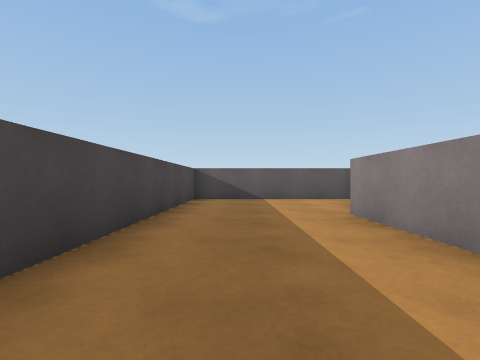
view 1 (above)

18 first-person views from a walk through a Unity game level. The camera is 0.62 m above the floor, looks level and sees 85° across. The floor is counted in squares, 1 m on a side. Each view is taken from the middle of a square. On the plan, view 1 faces up. The plan holds only what a view shows up to about 9 squares ahead; the rest is blank.

view 2
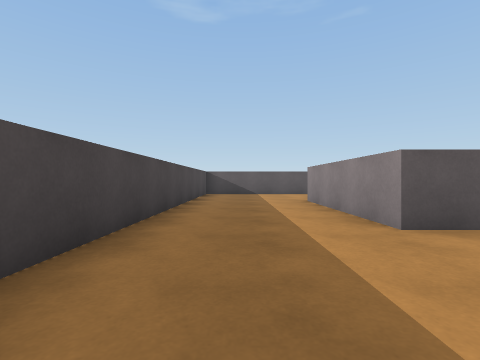

view 3
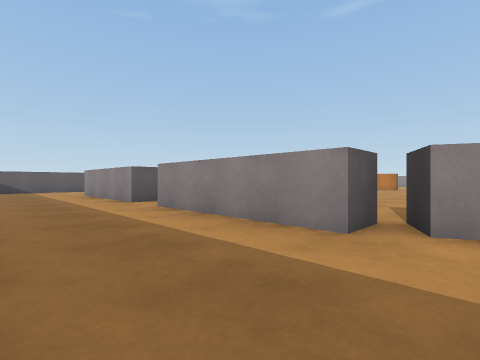

view 4
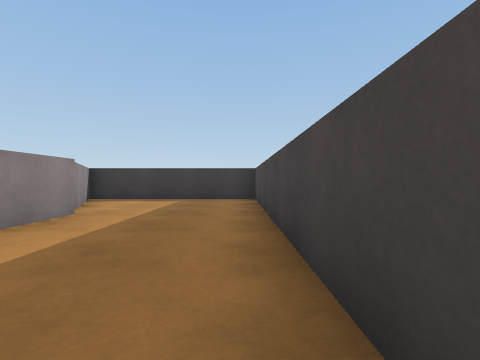

view 5
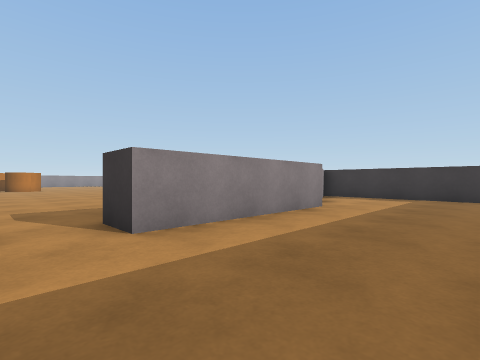

view 6
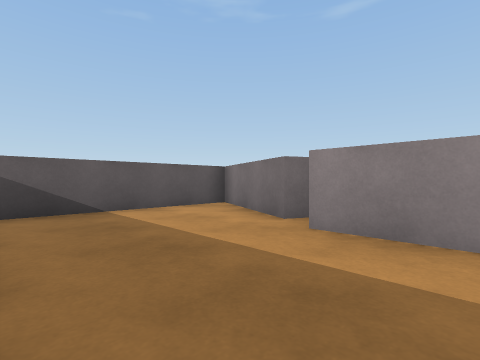

view 7
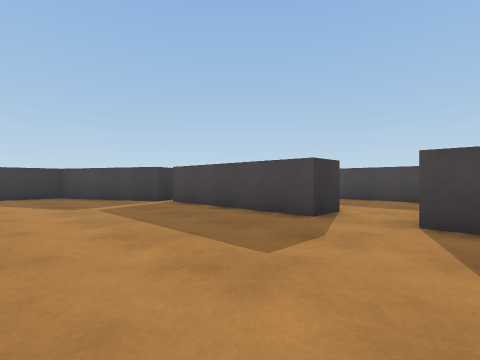

view 8
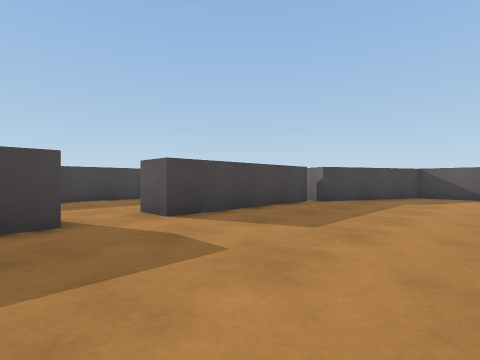

view 9
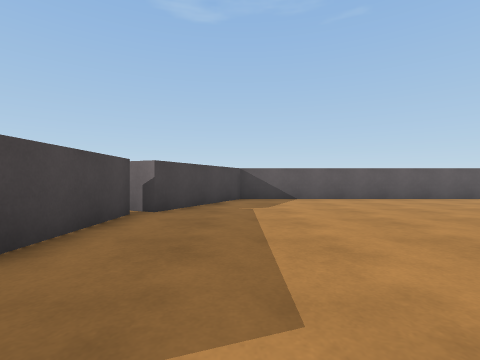

view 10
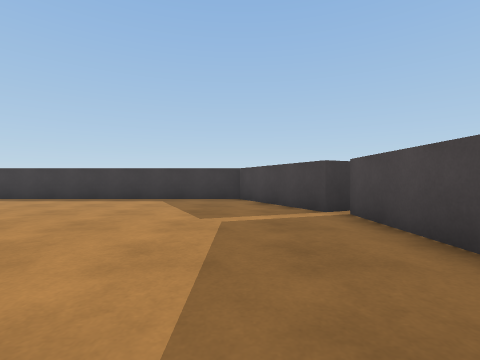

view 11
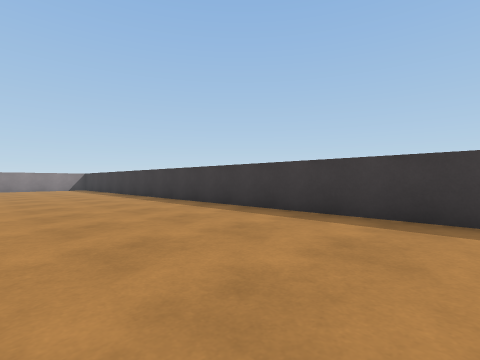

view 12
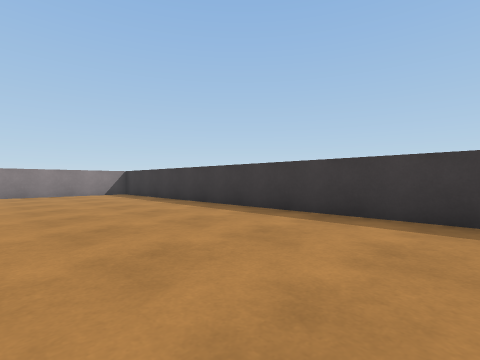

view 13
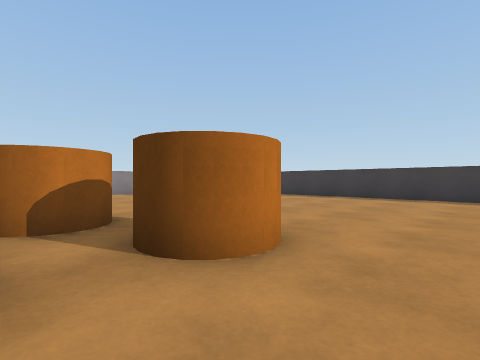

view 14
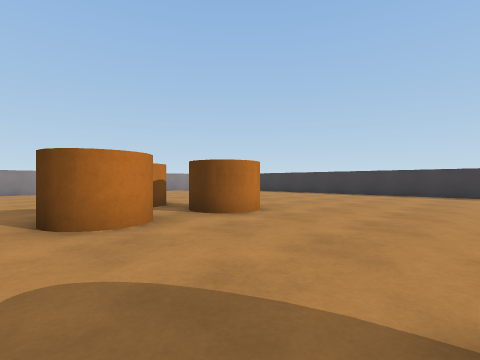

view 15
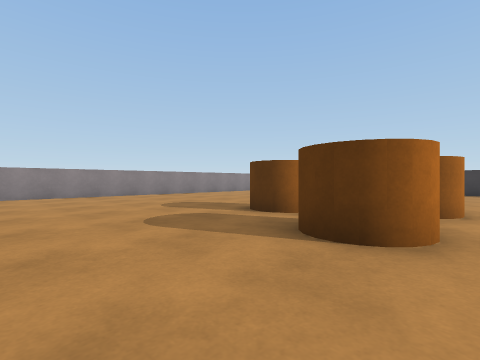

view 16
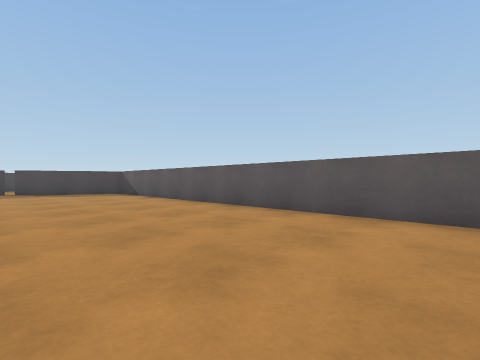

view 17
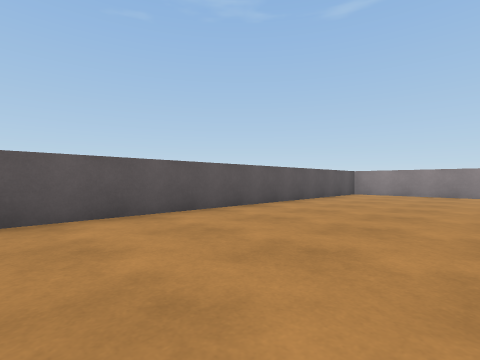

view 18
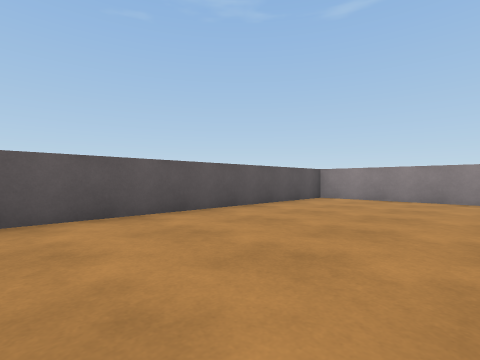

### Floor plan
Points are (right, up) in squares from view 1. A wall is a line through its corners. A room is listed if a view was taken in it or the views show most of it. See-through windows are left out.
Room 1 (views 1, 2, 3, 4, 5, 6)
walls: (2, 0.2) (2, 4.8); (3, -5.8) (2, -5.8) (2, -1.3); (2.5, 5.5) (3.9, 8.5) (-1.5, 8.5) (-1.5, -9.1); (-1.6, -9.5) (3.9, -9.5) (2.5, -6.5) (3.4, -6)
ways out: opening at (2.5, 0) to room 2
Room 2 (views 7, 8, 9, 10, 11, 12, 13, 14, 15, 16, 17, 18)
walls: (26.5, 1.8) (26.5, 8.2); (3, 4.8) (3, 0.2) (2, 0.2); (3.4, -6) (5, -9.5) (23.2, -9.5); (2, -1.3) (3, -1.3) (3, -5.8); (26.5, -6.2) (26.5, -5.5); (26.2, 8.5) (5, 8.5) (3.4, 5)
ways out: opening at (2.5, 0) to room 1
objects: brown cylinder (17, -2) to (18, -1); brown cylinder (17, 0) to (18, 1); brown cylinder (19, -1) to (20, 0)

Positions as (right, up) in squares from view 1, and headings:
1: (0, 0), facing up
2: (0, -3), facing up
3: (-1, -7), facing up-right
4: (-1, -1), facing down
5: (-1, 0), facing down-right
6: (-1, 3), facing up-right
7: (7, 1), facing down-left
8: (7, -2), facing up-left
9: (5, 0), facing up
10: (5, -1), facing down
11: (9, -5), facing down-right
12: (15, -5), facing down-right
13: (15, 0), facing down-right
14: (13, 2), facing down-right
15: (16, 4), facing down-right
16: (17, 4), facing up-left
17: (15, 4), facing up-right
18: (18, 4), facing up-right
